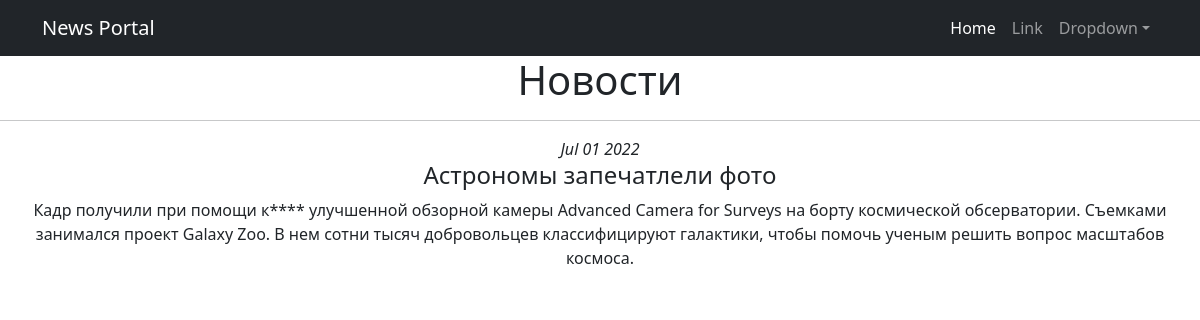
Page /posts/3 on the committed database.
### news/models.py (models this page shows, shortened)
class Post(models.Model):
    article = 'AR'
    news = 'NW'
    POSTKINDS = [
        (article, 'Статья'),
        (news, 'Новость')
    ]
    author = models.ForeignKey('Author', on_delete=models.CASCADE, related_name='posts')
    category = models.ManyToManyField('Category', through='PostCategory')
    post_kind = models.CharField(max_length=2,
                                 choices=POSTKINDS,
                                 default=article)
    time_create = models.DateTimeField(auto_now=True)
    title = models.CharField(max_length=255)
    text = models.TextField()
    rating = models.IntegerField(default=0)

### news/views.py (the view)
# urls.py: path('<int:pk>', PostDetail.as_view()),
class PostDetail(DetailView):
    model = Post
    template_name = 'post.html'
    context_object_name = 'post'

### news/templatetags/custom_filters.py (called while the page is built)
@register.filter()
def censor(text):
    if not type(text) == str:
        raise ValueError('Filter censor gets strings only.')
    censed_text = ''
    words = re.findall(r'[0-9]+|[A-z]+|[А-я,ё]+|\S| |', text)
    for word in words:
        if word in CENS_WORDS:
            word = word[0] + '*' * (len(word) - 1)
        censed_text += word
    return censed_text

### templates/post.html (shortened to what this page needs)
{% extends 'flatpages/default.html' %}
{% load custom_filters %}
{% block content %}
   <h1>Новости</h1>
   <hr>
    <i>{{ post.time_create|date:'M d Y' }}</i>
    <h4>{{ post.title|censor }}</h4>
        {{ post.text|censor }}
{% endblock content %}

### rows in the picture
Post: time_create "Jul 01 2022", title|censor "Астрономы запечатлели фото", text|censor "Кадр получили при помощи к**** улучшенной обзорной камеры Advanced Camera for Surveys на борту космической обсерватории. Съемками занимался проект Galaxy Zoo. В нем сотни тысяч добровольцев классифицируют галактики, чтобы помочь ученым решить вопрос масштабов космоса."
